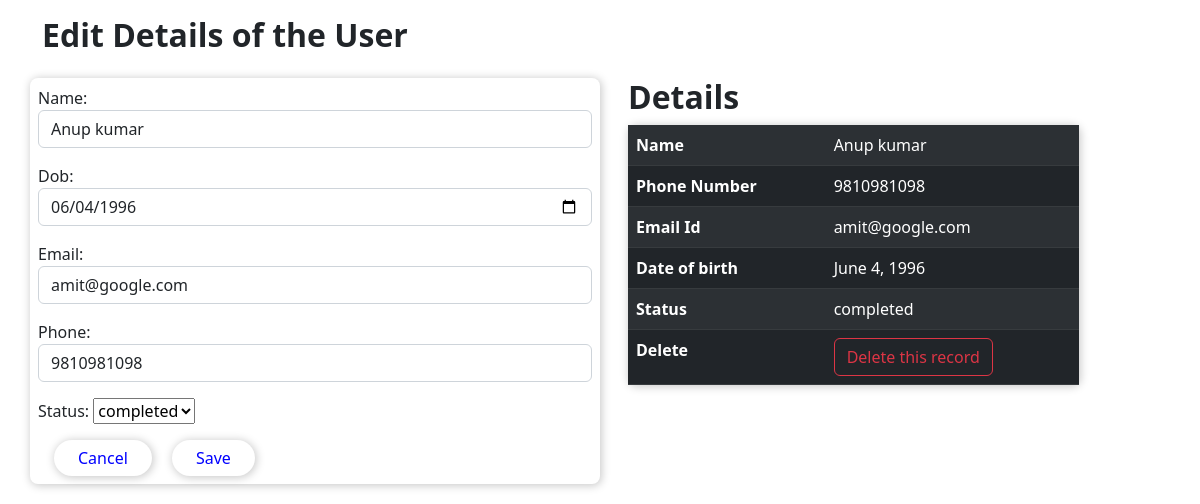
/details/4, run on the app's committed database.
### emp/models.py (models this page shows, shortened)
class Employee(models.Model):
    name= models.CharField(max_length=250)
    dob = models.DateField()
    email = models.EmailField(max_length=150, unique=True)
    phone = models.PositiveIntegerField()
    status = models.CharField(choices=choices, max_length=10)

### emp/views.py (the view)
# urls.py: path('details/<str:pk>', views.UpdateEmployee, name='details'),
def UpdateEmployee(request, pk):
    emp = Employee.objects.get(id=pk)
    form =EmployeeForm(instance=emp)
    if request.method=='POST':
        form = EmployeeForm(request.POST, instance=emp)
        if form.is_valid():
            form.save()
            return redirect('/')
    context={'emp':emp, 'form':form}
    return render(request, 'emp/details.html', context)

### emp/forms.py (shortened to what this page needs)
class EmployeeForm(forms.ModelForm):
    class Meta:
        model = Employee
        fields = '__all__'
        widgets={
            'name':forms.TextInput(attrs=({'class':'form-control','placeholder':"Enter name"})),
            'dob':forms.DateInput(attrs=({'class':'form-control', 'type':'date'})),
            'email':forms.EmailInput(attrs=({'class':'form-control','placeholder':"Email"})),
            'phone':forms.NumberInput(attrs=({'class':'form-control','placeholder':"phone"})),
        }

### templates/emp/details.html (shortened to what this page needs)
<!doctype html>
{% load static %}
<html lang="en">
<head>
    <link href="https://cdn.jsdelivr.net/npm/bootstrap@5.2.0-beta1/dist/css/bootstrap.min.css" rel="stylesheet"
>
    <link rel="stylesheet" href="https://cdnjs.cloudflare.com/ajax/libs/font-awesome/4.7.0/css/font-awesome.min.css">
    <link rel="stylesheet" href="{% static 'css/index.css' %}">
</head>
<div class="container my-3">
    <div class="row my-3">
        <h2 class="fw-bold">Edit Details of the User</h2>
        <div class="col-md-6 back p-2 my-3">
            <form action="" method="post">
                {{form.as_p}}
                <input type="button" value="Cancel" class="back addBtn btn btn-outline-dark px-4 mx-3" onclick="window.history.go(-1);" >
        <input type="submit" value="Save" class="back addBtn btn btn-outline-primary px-4">
              </form>
        </div>
        <div class="col-md-5 m-3 ">
            <h2 class="fw-bold">Details</h2>
            <table class="table back table-striped table-dark table-hover">
                <tr>
                    <th>Name</th>
                    <td>{{emp.name}}</td>
                </tr>
                <tr>
                    <th>Phone Number</th>
                    <td>{{emp.phone}}</td>
                </tr>
                <tr>
                    <th>Email Id</th>
                    <td>{{emp.email}}</td>
                </tr>
                <tr>
                    <th>Date of birth</th>
                    <td>{{emp.dob}}</td>
                </tr>
                <tr>
                    <th>Status</th>
                    <td>{{emp.status}}</td>
                </tr>
                <tr>
                    <th>Delete</th>
                    <td><a class="btn btn-outline-danger" href="{% url 'delete' emp.id %}">Delete this record</a></td>
                </tr>
            </table>
        </div>
    </div>
</div>
<body>
</body>
</html>

### static/css/index.css (style rules this page uses)
* { margin: 0; padding: 0; }
.back { box-shadow: 1px 1px 9px 1px rgba(0, 0, 0, 0.205); border-radius: 8px; }
.addBtn { background-color: white; border-radius: 25px; border: none; color: blue; }

### data on the page
Employee: name "Anup kumar", dob "06/04/1996", email "amit@google.com", phone "9810981098", status "completed", dob "June 4, 1996"
